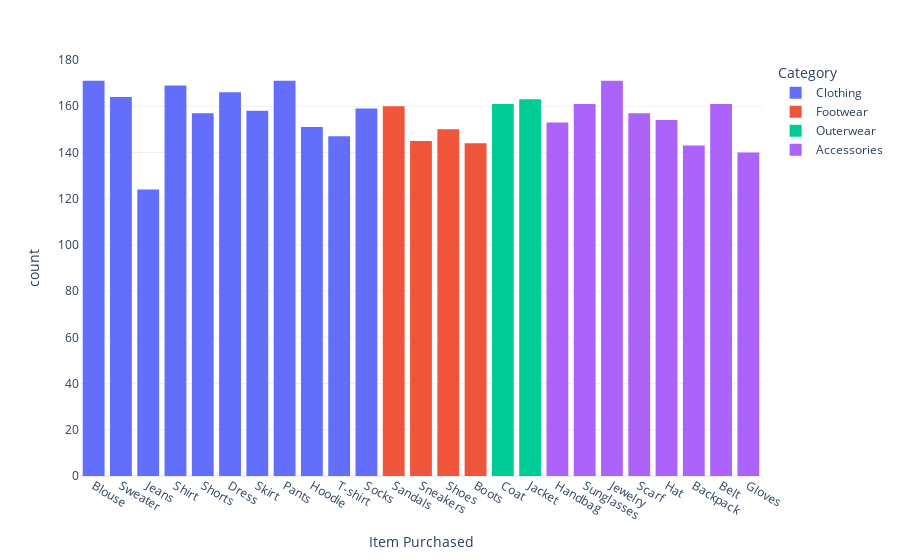

The code cell stored with this chart in its notebook:
### Code cell
fig = px.histogram(data , x = 'Item Purchased' , color = 'Category')
fig.show()

### Figure 1 — Plotly figure (JSON) as saved in the notebook; plotly's stock layout.template omitted (floating-point values rounded to 4 significant figures; data arrays with more than 128 entries replaced by an {"elided": "..."} marker saying what was removed)
{"data": [{"alignmentgroup": "True", "bingroup": "x", "hovertemplate": "Category=Clothing<br>Item Purchased=%{x}<br>count=%{y}<extra></extra>", "legendgroup": "Clothing", "marker": {"color": "#636efa", "pattern": {"shape": ""}}, "name": "Clothing", "offsetgroup": "Clothing", "orientation": "v", "showlegend": true, "type": "histogram", "x": {"elided": "1737 str values"}, "xaxis": "x", "yaxis": "y"}, {"alignmentgroup": "True", "bingroup": "x", "hovertemplate": "Category=Footwear<br>Item Purchased=%{x}<br>count=%{y}<extra></extra>", "legendgroup": "Footwear", "marker": {"color": "#EF553B", "pattern": {"shape": ""}}, "name": "Footwear", "offsetgroup": "Footwear", "orientation": "v", "showlegend": true, "type": "histogram", "x": {"elided": "599 str values"}, "xaxis": "x", "yaxis": "y"}, {"alignmentgroup": "True", "bingroup": "x", "hovertemplate": "Category=Outerwear<br>Item Purchased=%{x}<br>count=%{y}<extra></extra>", "legendgroup": "Outerwear", "marker": {"color": "#00cc96", "pattern": {"shape": ""}}, "name": "Outerwear", "offsetgroup": "Outerwear", "orientation": "v", "showlegend": true, "type": "histogram", "x": {"elided": "324 str values"}, "xaxis": "x", "yaxis": "y"}, {"alignmentgroup": "True", "bingroup": "x", "hovertemplate": "Category=Accessories<br>Item Purchased=%{x}<br>count=%{y}<extra></extra>", "legendgroup": "Accessories", "marker": {"color": "#ab63fa", "pattern": {"shape": ""}}, "name": "Accessories", "offsetgroup": "Accessories", "orientation": "v", "showlegend": true, "type": "histogram", "x": {"elided": "1240 str values"}, "xaxis": "x", "yaxis": "y"}], "layout": {"autosize": true, "barmode": "relative", "legend": {"title": {"text": "Category"}, "tracegroupgap": 0}, "margin": {"t": 60}, "xaxis": {"anchor": "y", "autorange": true, "domain": [0, 1], "range": [-0.5, 24.5], "title": {"text": "Item Purchased"}, "type": "category"}, "yaxis": {"anchor": "x", "autorange": true, "domain": [0, 1], "range": [0, 180], "title": {"text": "count"}}}}
